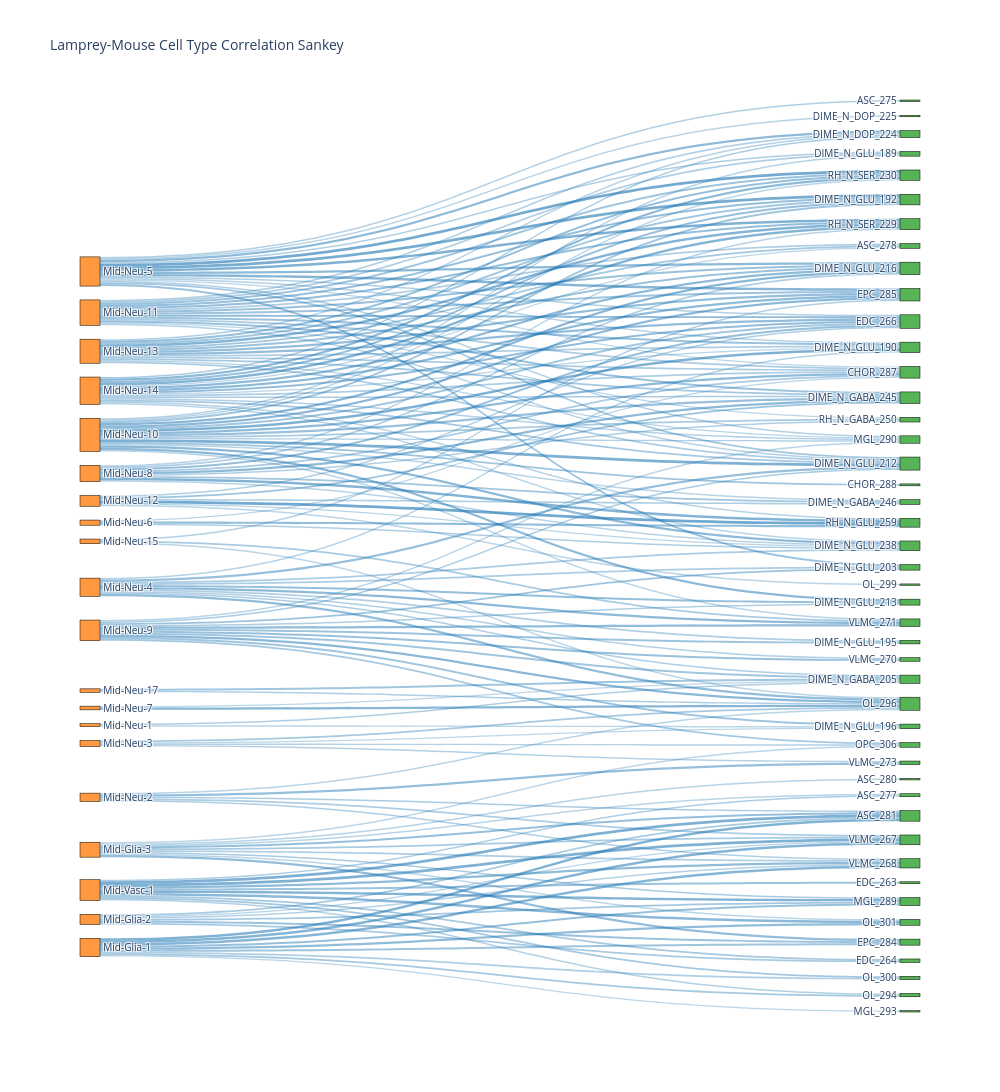

Notebook code cell kept with this figure:
### Code cell
fig = plot_sankey_from_corr(corr_matrix, threshold=0.3, )
fig.write_html('/data/work/22.fusemap/05.stereoalign/02.scvi/07.Midbrain/01_20251223/Midbrain_2.html')

### Figure 1 — Plotly figure (JSON) as saved in the notebook; plotly's stock layout.template omitted (floating-point values rounded to 4 significant figures; data arrays with more than 128 entries replaced by an {"elided": "..."} marker saying what was removed)
{"data": [{"link": {"color": {"elided": "165 str values"}, "source": {"elided": "165 int values"}, "target": {"elided": "165 int values"}, "value": {"elided": "165 float values"}}, "node": {"color": ["rgba(255, 127, 14, 0.8)", "rgba(255, 127, 14, 0.8)", "rgba(255, 127, 14, 0.8)", "rgba(255, 127, 14, 0.8)", "rgba(255, 127, 14, 0.8)", "rgba(255, 127, 14, 0.8)", "rgba(255, 127, 14, 0.8)", "rgba(255, 127, 14, 0.8)", "rgba(255, 127, 14, 0.8)", "rgba(255, 127, 14, 0.8)", "rgba(255, 127, 14, 0.8)", "rgba(255, 127, 14, 0.8)", "rgba(255, 127, 14, 0.8)", "rgba(255, 127, 14, 0.8)", "rgba(255, 127, 14, 0.8)", "rgba(255, 127, 14, 0.8)", "rgba(255, 127, 14, 0.8)", "rgba(255, 127, 14, 0.8)", "rgba(255, 127, 14, 0.8)", "rgba(255, 127, 14, 0.8)", "rgba(255, 127, 14, 0.8)", "rgba(44, 160, 44, 0.8)", "rgba(44, 160, 44, 0.8)", "rgba(44, 160, 44, 0.8)", "rgba(44, 160, 44, 0.8)", "rgba(44, 160, 44, 0.8)", "rgba(44, 160, 44, 0.8)", "rgba(44, 160, 44, 0.8)", "rgba(44, 160, 44, 0.8)", "rgba(44, 160, 44, 0.8)", "rgba(44, 160, 44, 0.8)", "rgba(44, 160, 44, 0.8)", "rgba(44, 160, 44, 0.8)", "rgba(44, 160, 44, 0.8)", "rgba(44, 160, 44, 0.8)", "rgba(44, 160, 44, 0.8)", "rgba(44, 160, 44, 0.8)", "rgba(44, 160, 44, 0.8)", "rgba(44, 160, 44, 0.8)", "rgba(44, 160, 44, 0.8)", "rgba(44, 160, 44, 0.8)", "rgba(44, 160, 44, 0.8)", "rgba(44, 160, 44, 0.8)", "rgba(44, 160, 44, 0.8)", "rgba(44, 160, 44, 0.8)", "rgba(44, 160, 44, 0.8)", "rgba(44, 160, 44, 0.8)", "rgba(44, 160, 44, 0.8)", "rgba(44, 160, 44, 0.8)", "rgba(44, 160, 44, 0.8)", "rgba(44, 160, 44, 0.8)", "rgba(44, 160, 44, 0.8)", "rgba(44, 160, 44, 0.8)", "rgba(44, 160, 44, 0.8)", "rgba(44, 160, 44, 0.8)", "rgba(44, 160, 44, 0.8)", "rgba(44, 160, 44, 0.8)", "rgba(44, 160, 44, 0.8)", "rgba(44, 160, 44, 0.8)", "rgba(44, 160, 44, 0.8)", "rgba(44, 160, 44, 0.8)", "rgba(44, 160, 44, 0.8)", "rgba(44, 160, 44, 0.8)", "rgba(44, 160, 44, 0.8)", "rgba(44, 160, 44, 0.8)", "rgba(44, 160, 44, 0.8)", "rgba(44, 160, 44, 0.8)", "rgba(44, 160, 44, 0.8)", "rgba(44, 160, 44, 0.8)", "rgba(44, 160, 44, 0.8)"], "label": ["Mid-Glia-1", "Mid-Glia-2", "Mid-Glia-3", "Mid-Neu-1", "Mid-Neu-10", "Mid-Neu-11", "Mid-Neu-12", "Mid-Neu-13", "Mid-Neu-14", "Mid-Neu-15", "Mid-Neu-16", "Mid-Neu-17", "Mid-Neu-2", "Mid-Neu-3", "Mid-Neu-4", "Mid-Neu-5", "Mid-Neu-6", "Mid-Neu-7", "Mid-Neu-8", "Mid-Neu-9", "Mid-Vasc-1", " ASC_275", " ASC_277", " ASC_278", " ASC_279", " ASC_280", " ASC_281", " ASC_282", " CHOR_287", " CHOR_288", " DIME_N_DOP_224", " DIME_N_DOP_225", " DIME_N_GABA_205", " DIME_N_GABA_245", " DIME_N_GABA_246", " DIME_N_GLU_189", " DIME_N_GLU_190", " DIME_N_GLU_192", " DIME_N_GLU_195", " DIME_N_GLU_196", " DIME_N_GLU_203", " DIME_N_GLU_212", " DIME_N_GLU_213", " DIME_N_GLU_216", " DIME_N_GLU_238", " EDC_263", " EDC_264", " EDC_266", " EPC_284", " EPC_285", " MGL_289", " MGL_290", " MGL_293", " OL_294", " OL_296", " OL_299", " OL_300", " OL_301", " OPC_306", " RH_N_GABA_250", " RH_N_GLU_259", " RH_N_SER_229", " RH_N_SER_230", " VLMC_267", " VLMC_268", " VLMC_269", " VLMC_270", " VLMC_271", " VLMC_273", " VLMC_274"], "line": {"color": "black", "width": 0.5}, "pad": 15, "thickness": 20}, "type": "sankey"}], "layout": {"font": {"size": 10}, "height": 1200, "title": {"text": "Lamprey-Mouse Cell Type Correlation Sankey"}, "width": 1000}}
